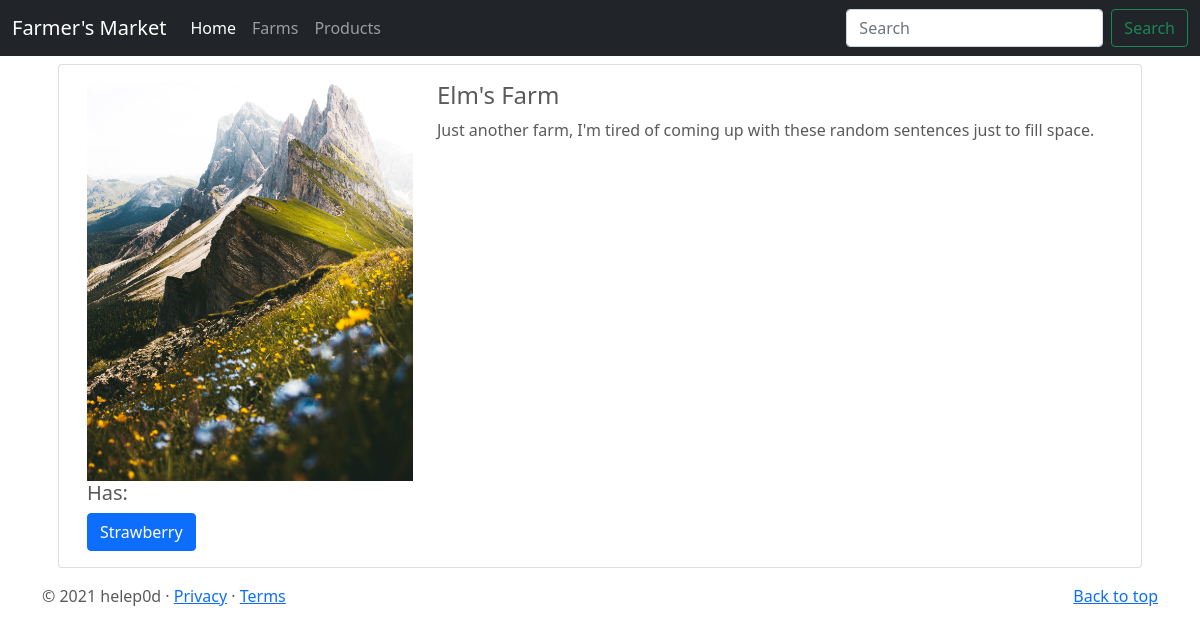
Before: /farms/2 with the older database file.
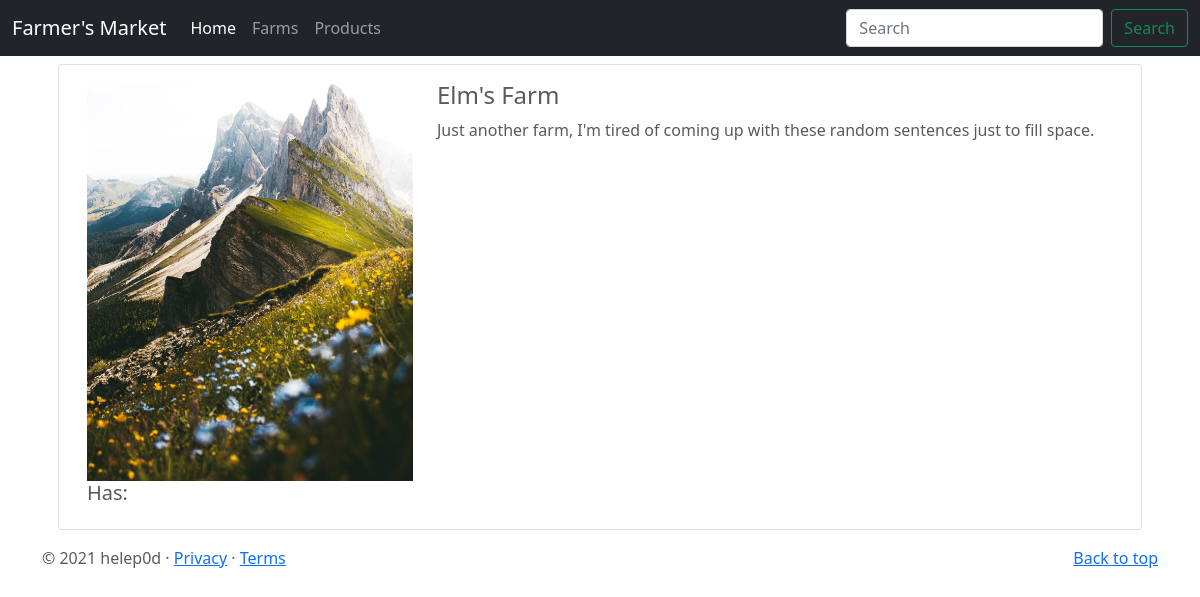
After: the same page with the newer database file.
### tables this page shows
CREATE TABLE "ProductFarm" (
	"product_id"	INTEGER,
	"farm_id"	INTEGER,
	FOREIGN KEY("product_id") REFERENCES "Products"("product_id"),
	FOREIGN KEY("farm_id") REFERENCES "Farms"("farm_id"),
	PRIMARY KEY("product_id","farm_id")
);

CREATE TABLE "Products" (
	"product_id"	INTEGER,
	"name"	VARCHAR(50) UNIQUE,
	PRIMARY KEY("product_id")
);

### modules/Farms/farms.py (the view)
@farms.route('/<farm_id>')
def product_view(farm_id):
    db = UserDatabase(current_app.config["USERS_DB"])
    farm_data = db.select_farm(farm_id)
    product_data = db.select_farm_product(farm_id)
    if farm_data:
        return render_template("farm.html", farm=farm_data, product=product_data)

### modules/Auth/user_db.py (called while the page is built)
    def select_farm(self, farm_id):
        sql = """
            SELECT * FROM farms
            WHERE farm_id = ?
        """
        self.cursor.execute(sql, (farm_id, ))
        return self.cursor.fetchone()

    def select_farm_product(self, farm_id):
        sql = """
            SELECT ProductFarm.farm_id, Products.name, Products.product_id
            FROM ProductFarm
            INNER JOIN Products ON Products.product_id = ProductFarm.product_id
            INNER JOIN Farms ON farms.farm_id = ProductFarm.farm_id
            WHERE farms.farm_id = ?
        """
        self.cursor.execute(sql, (farm_id, ))
        return self.cursor.fetchall()

    def __del__(self):
            self.__connection.close()

### templates/farm.html
{% extends 'base.html' %}
{% block main %}
    <main role="main">
      <div class="container">
        <div class="card" id="item-container">
          <div class="card-body">
            <div class="container">
              <div class="row">
                <div class="col-sm-4">
                  <img class="card-img-top product-img" src="{{ url_for('download_file', filename='farm-'+farm[0]|string+'.jpeg') }}" alt="Card image cap">
                </div>
                <div class="col-sm">
                  <h4 class="card-title">{{ farm[1] }}</h4>
                  <p class="card-text">{{ farm[2] }}</p>
                </div>
              </div>
              <div class="row">
                <div class="col-sm">
                  <h5>Has:</h5>
                  {% for farm in product %}
                    <a href="/products/{{ farm[2] }}" class="btn btn-primary">{{ farm[1] }}</a>
                  {% endfor %}
                </div>
              </div>
            </div>
          </div>
        </div>
      </div>
    <footer class="container">
      <p class="float-end"><a href="#">Back to top</a></p>
      <p>&copy; 2021 helep0d &middot; <a href="#">Privacy</a> &middot; <a href="#">Terms</a></p>
    </footer>
    </main>
{% endblock %}

Changed rows visible on the page:
no longer on this page (row edited): ProductFarm: name "Strawberry"
